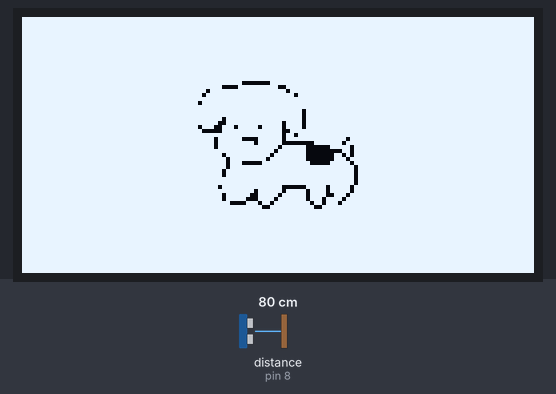
This sketch was run on a simulated Arduino Uno, built with avr-gcc and run on an emulated ATmega328P. On the bench: 128×64 one-colour display. Wiring (inferred from the names in the program): ultrasonic range finder: trigger pin 9; echo pin 8. The inputs (shaded band) are chosen by the test bench; at power-on: distance to the obstacle (sensor on pin 8) 80 cm. The echo pulse lasts 58.3 µs per cm; the display library's start-up logo is not drawn.

Above: at 2.2 s.
At 7.3 s:
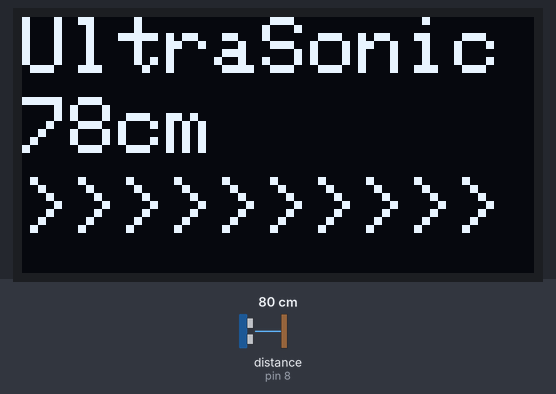
7.4 s: distance to the obstacle (sensor on pin 8) set to 2 cm
At 8.7 s:
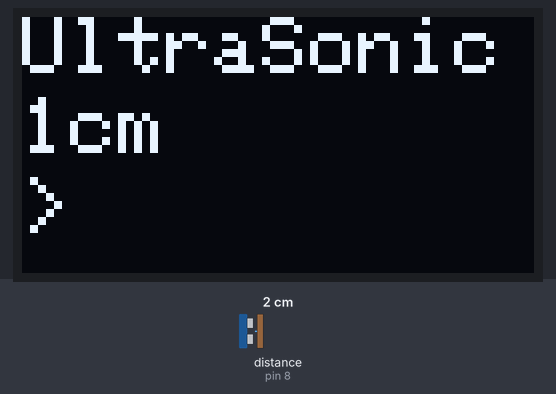
10.0 s: distance to the obstacle (sensor on pin 8) set to 7 cm
At 11.2 s:
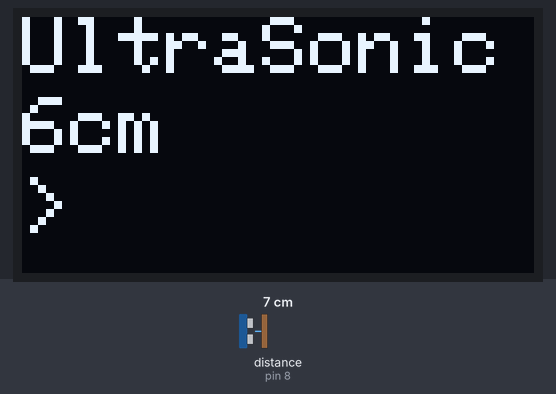
12.6 s: distance to the obstacle (sensor on pin 8) set to 10 cm
At 15.2 s:
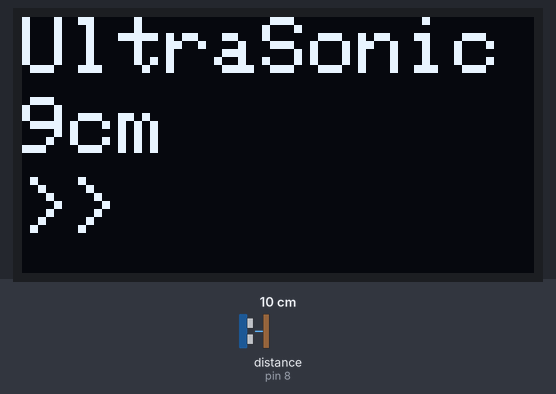
Timing chart, 0 to 16.7 s (numbered marks = the images above; inputs shaded):
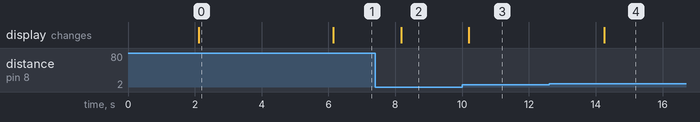

Measured:
- the behaviour switches between 8 and 9 cm on distance to the obstacle (sensor on pin 8) (found by bisection; images 3 and 4)
- after the input at 7.4 s, the display: changes after 0.77 s (image 2)
- after the input at 10.0 s, the display: changes after 0.20 s (image 3)
- after the input at 12.6 s, the display: changes after 1.7 s (image 4)
- what the display in image 0 shows lasts 4.0 s, from 2.1 s to 6.1 s

The sketch:

assignment3_okeunji.ino
```cpp
#include <SPI.h>
#include <Wire.h>
#include <Adafruit_GFX.h>
#include <Adafruit_SSD1306.h>
#define TRIG 9 //TRIG 핀 설정 (초음파 보내는 핀)
#define ECHO 8 //ECHO 핀 설정 (초음파 받는 핀)

#define SCREEN_WIDTH 128 // OLED display width, in pixels
#define SCREEN_HEIGHT 64 // OLED display height, in pixels
#define OLED_RESET     -1 // Reset pin # (or -1 if sharing Arduino reset pin)
#define SCREEN_ADDRESS 0x3C ///< See datasheet for Address; 0x3D for 128x64, 0x3C for 128x32
Adafruit_SSD1306 display(SCREEN_WIDTH, SCREEN_HEIGHT, &Wire, OLED_RESET);


const unsigned char NaN [] PROGMEM = {
	// 'nungnunge011, 128x64px
	0xff, 0xff, 0xff, 0xff, 0xff, 0xff, 0xff, 0xff, 0xff, 0xff, 0xff, 0xff, 0xff, 0xff, 0xff, 0xff,
	0xff, 0xff, 0xff, 0xff, 0xff, 0xff, 0xff, 0xff, 0xff, 0xff, 0xff, 0xff, 0xff, 0xff, 0xff, 0xff,
	0xff, 0xff, 0xff, 0xff, 0xff, 0xff, 0xff, 0xff, 0xff, 0xff, 0xff, 0xff, 0xff, 0xff, 0xff, 0xff,
	0xff, 0xff, 0xff, 0xff, 0xff, 0xff, 0xff, 0xff, 0xff, 0xff, 0xff, 0xff, 0xff, 0xff, 0xff, 0xff,
	0xff, 0xff, 0xff, 0xff, 0xff, 0xff, 0xff, 0xff, 0xff, 0xff, 0xff, 0xff, 0xff, 0xff, 0xff, 0xff,
	0xff, 0xff, 0xff, 0xff, 0xff, 0xff, 0xff, 0xff, 0xff, 0xff, 0xff, 0xff, 0xff, 0xff, 0xff, 0xff,
	0xff, 0xff, 0xff, 0xff, 0xff, 0xff, 0xff, 0xff, 0xff, 0xff, 0xff, 0xff, 0xff, 0xff, 0xff, 0xff,
	0xff, 0xff, 0xff, 0xff, 0xff, 0xff, 0xff, 0xff, 0xff, 0xff, 0xff, 0xff, 0xff, 0xff, 0xff, 0xff,
	0xff, 0xff, 0xff, 0xff, 0xff, 0xff, 0xff, 0xff, 0xff, 0xff, 0xff, 0xff, 0xff, 0xff, 0xff, 0xff,
	0xff, 0xff, 0xff, 0xff, 0xff, 0xff, 0xff, 0xff, 0xff, 0xff, 0xff, 0xff, 0xff, 0xff, 0xff, 0xff,
	0xff, 0xff, 0xff, 0xff, 0xff, 0xff, 0xff, 0xff, 0xff, 0xff, 0xff, 0xff, 0xff, 0xff, 0xff, 0xff,
	0xff, 0xff, 0xff, 0xff, 0xff, 0xff, 0xff, 0xff, 0xff, 0xff, 0xff, 0xff, 0xff, 0xff, 0xff, 0xff,
	0xff, 0xff, 0xff, 0xff, 0xff, 0xff, 0xff, 0xff, 0xff, 0xff, 0xff, 0xff, 0xff, 0xff, 0xff, 0xff,
	0xff, 0xff, 0xff, 0xff, 0xff, 0xff, 0xff, 0xff, 0xff, 0xff, 0xff, 0xff, 0xff, 0xff, 0xff, 0xff,
	0xff, 0xff, 0xff, 0xff, 0xff, 0xff, 0xff, 0xff, 0xff, 0xff, 0xff, 0xff, 0xff, 0xff, 0xff, 0xff,
	0xff, 0xff, 0xff, 0xff, 0xff, 0xff, 0xff, 0xff, 0xff, 0xff, 0xff, 0xff, 0xff, 0xff, 0xff, 0xff,
	0xff, 0xff, 0xff, 0xff, 0xff, 0xff, 0xfe, 0x03, 0xff, 0xff, 0xff, 0xff, 0xff, 0xff, 0xff, 0xff,
	0xff, 0xff, 0xff, 0xff, 0xff, 0xff, 0xc3, 0xff, 0x3f, 0xff, 0xff, 0xff, 0xff, 0xff, 0xff, 0xff,
	0xff, 0xff, 0xff, 0xff, 0xff, 0xfd, 0xff, 0xff, 0xdf, 0xff, 0xff, 0xff, 0xff, 0xff, 0xff, 0xff,
	0xff, 0xff, 0xff, 0xff, 0xff, 0xfb, 0xff, 0xff, 0xf7, 0xff, 0xff, 0xff, 0xff, 0xff, 0xff, 0xff,
	0xff, 0xff, 0xff, 0xff, 0xff, 0xff, 0xff, 0xff, 0xff, 0xff, 0xff, 0xff, 0xff, 0xff, 0xff, 0xff,
	0xff, 0xff, 0xff, 0xff, 0xff, 0xf7, 0xff, 0xff, 0xff, 0xff, 0xff, 0xff, 0xff, 0xff, 0xff, 0xff,
	0xff, 0xff, 0xff, 0xff, 0xff, 0xff, 0xff, 0xff, 0xff, 0xff, 0xff, 0xff, 0xff, 0xff, 0xff, 0xff,
	0xff, 0xff, 0xff, 0xff, 0xff, 0xff, 0xff, 0xff, 0xfd, 0xff, 0xff, 0xff, 0xff, 0xff, 0xff, 0xff,
	0xff, 0xff, 0xff, 0xff, 0xff, 0xff, 0xff, 0xff, 0xfd, 0xff, 0xff, 0xff, 0xff, 0xff, 0xff, 0xff,
	0xff, 0xff, 0xff, 0xff, 0xff, 0xff, 0xdf, 0xff, 0xfd, 0xff, 0xff, 0xff, 0xff, 0xff, 0xff, 0xff,
	0xff, 0xff, 0xff, 0xff, 0xff, 0xff, 0x9f, 0xff, 0xbd, 0xff, 0xff, 0xff, 0xff, 0xff, 0xff, 0xff,
	0xff, 0xff, 0xff, 0xff, 0xff, 0xf7, 0x3b, 0xef, 0xbd, 0xff, 0xff, 0xff, 0xff, 0xff, 0xff, 0xff,
	0xff, 0xff, 0xff, 0xff, 0xff, 0xf8, 0x3f, 0xff, 0x9f, 0xff, 0xff, 0xff, 0xff, 0xff, 0xff, 0xff,
	0xff, 0xff, 0xff, 0xff, 0xff, 0xff, 0xff, 0xff, 0xb7, 0xff, 0xff, 0xff, 0xff, 0xff, 0xff, 0xff,
	0xff, 0xff, 0xff, 0xff, 0xff, 0xff, 0x7e, 0x1f, 0xbf, 0xff, 0xbf, 0xff, 0xff, 0xff, 0xff, 0xff,
	0xff, 0xff, 0xff, 0xff, 0xff, 0xff, 0x7f, 0xdf, 0x80, 0x7f, 0x7f, 0xff, 0xff, 0xff, 0xff, 0xff,
	0xff, 0xff, 0xff, 0xff, 0xff, 0xff, 0x7f, 0xff, 0x7e, 0x07, 0xdf, 0xff, 0xff, 0xff, 0xff, 0xff,
	0xff, 0xff, 0xff, 0xff, 0xff, 0xff, 0xff, 0xfe, 0xfe, 0x00, 0xdf, 0xff, 0xff, 0xff, 0xff, 0xff,
	0xff, 0xff, 0xff, 0xff, 0xff, 0xff, 0xdf, 0xfd, 0xfe, 0x03, 0x5f, 0xff, 0xff, 0xff, 0xff, 0xff,
	0xff, 0xff, 0xff, 0xff, 0xff, 0xff, 0xef, 0xfb, 0xfe, 0x03, 0xbf, 0xff, 0xff, 0xff, 0xff, 0xff,
	0xff, 0xff, 0xff, 0xff, 0xff, 0xff, 0xee, 0x0f, 0xff, 0x07, 0xdf, 0xff, 0xff, 0xff, 0xff, 0xff,
	0xff, 0xff, 0xff, 0xff, 0xff, 0xff, 0xef, 0xff, 0xff, 0xff, 0xef, 0xff, 0xff, 0xff, 0xff, 0xff,
	0xff, 0xff, 0xff, 0xff, 0xff, 0xff, 0xdf, 0xff, 0xff, 0xff, 0xef, 0xff, 0xff, 0xff, 0xff, 0xff,
	0xff, 0xff, 0xff, 0xff, 0xff, 0xff, 0xdf, 0xff, 0xff, 0xff, 0xef, 0xff, 0xff, 0xff, 0xff, 0xff,
	0xff, 0xff, 0xff, 0xff, 0xff, 0xff, 0xff, 0xff, 0xff, 0xff, 0xef, 0xff, 0xff, 0xff, 0xff, 0xff,
	0xff, 0xff, 0xff, 0xff, 0xff, 0xff, 0xff, 0xff, 0xff, 0xff, 0xef, 0xff, 0xff, 0xff, 0xff, 0xff,
	0xff, 0xff, 0xff, 0xff, 0xff, 0xff, 0xbf, 0xff, 0x81, 0xf7, 0xdf, 0xff, 0xff, 0xff, 0xff, 0xff,
	0xff, 0xff, 0xff, 0xff, 0xff, 0xff, 0xff, 0xdf, 0xbe, 0xf7, 0xdf, 0xff, 0xff, 0xff, 0xff, 0xff,
	0xff, 0xff, 0xff, 0xff, 0xff, 0xff, 0xdf, 0x9f, 0x7e, 0xf3, 0xbf, 0xff, 0xff, 0xff, 0xff, 0xff,
	0xff, 0xff, 0xff, 0xff, 0xff, 0xff, 0xdf, 0x1e, 0xfe, 0xef, 0x7f, 0xff, 0xff, 0xff, 0xff, 0xff,
	0xff, 0xff, 0xff, 0xff, 0xff, 0xff, 0xf0, 0xed, 0xff, 0x6e, 0xff, 0xff, 0xff, 0xff, 0xff, 0xff,
	0xff, 0xff, 0xff, 0xff, 0xff, 0xff, 0xff, 0xf3, 0xff, 0x9f, 0xff, 0xff, 0xff, 0xff, 0xff, 0xff,
	0xff, 0xff, 0xff, 0xff, 0xff, 0xff, 0xff, 0xff, 0xff, 0xff, 0xff, 0xff, 0xff, 0xff, 0xff, 0xff,
	0xff, 0xff, 0xff, 0xff, 0xff, 0xff, 0xff, 0xff, 0xff, 0xff, 0xff, 0xff, 0xff, 0xff, 0xff, 0xff,
	0xff, 0xff, 0xff, 0xff, 0xff, 0xff, 0xff, 0xff, 0xff, 0xff, 0xff, 0xff, 0xff, 0xff, 0xff, 0xff,
	0xff, 0xff, 0xff, 0xff, 0xff, 0xff, 0xff, 0xff, 0xff, 0xff, 0xff, 0xff, 0xff, 0xff, 0xff, 0xff,
	0xff, 0xff, 0xff, 0xff, 0xff, 0xff, 0xff, 0xff, 0xff, 0xff, 0xff, 0xff, 0xff, 0xff, 0xff, 0xff,
	0xff, 0xff, 0xff, 0xff, 0xff, 0xff, 0xff, 0xff, 0xff, 0xff, 0xff, 0xff, 0xff, 0xff, 0xff, 0xff,
	0xff, 0xff, 0xff, 0xff, 0xff, 0xff, 0xff, 0xff, 0xff, 0xff, 0xff, 0xff, 0xff, 0xff, 0xff, 0xff,
	0xff, 0xff, 0xff, 0xff, 0xff, 0xff, 0xff, 0xff, 0xff, 0xff, 0xff, 0xff, 0xff, 0xff, 0xff, 0xff,
	0xff, 0xff, 0xff, 0xff, 0xff, 0xff, 0xff, 0xff, 0xff, 0xff, 0xff, 0xff, 0xff, 0xff, 0xff, 0xff,
	0xff, 0xff, 0xff, 0xff, 0xff, 0xff, 0xff, 0xff, 0xff, 0xff, 0xff, 0xff, 0xff, 0xff, 0xff, 0xff,
	0xff, 0xff, 0xff, 0xff, 0xff, 0xff, 0xff, 0xff, 0xff, 0xff, 0xff, 0xff, 0xff, 0xff, 0xff, 0xff,
	0xff, 0xff, 0xff, 0xff, 0xff, 0xff, 0xff, 0xff, 0xff, 0xff, 0xff, 0xff, 0xff, 0xff, 0xff, 0xff,
	0xff, 0xff, 0xff, 0xff, 0xff, 0xff, 0xff, 0xff, 0xff, 0xff, 0xff, 0xff, 0xff, 0xff, 0xff, 0xff,
	0xff, 0xff, 0xff, 0xff, 0xff, 0xff, 0xff, 0xff, 0xff, 0xff, 0xff, 0xff, 0xff, 0xff, 0xff, 0xff,
	0xff, 0xff, 0xff, 0xff, 0xff, 0xff, 0xff, 0xff, 0xff, 0xff, 0xff, 0xff, 0xff, 0xff, 0xff, 0xff,
	0xff, 0xff, 0xff, 0xff, 0xff, 0xff, 0xff, 0xff, 0xff, 0xff, 0xff, 0xff, 0xff, 0xff, 0xff, 0xff
};


void setup() {
  Serial.begin(9600);

  // SSD1306_SWITCHCAPVCC = generate display voltage from 3.3V internally
  if(!display.begin(SSD1306_SWITCHCAPVCC, SCREEN_ADDRESS)) {
    Serial.println(F("SSD1306 allocation failed"));
    for(;;); // Don't proceed, loop forever
  }

  display.display();
  delay(2000); // Pause for 2 seconds

  display.clearDisplay();
  display.drawBitmap(0, 0,  NaN, 128, 64, WHITE);
  display.display();
  delay(4000);

  pinMode(TRIG, OUTPUT);
  pinMode(ECHO, INPUT);
}

void loop() {
  long duration, distance;
  digitalWrite(TRIG, LOW);
  delayMicroseconds(2);
  digitalWrite(TRIG, HIGH);
  delayMicroseconds(10);
  digitalWrite(TRIG, LOW);

  duration = pulseIn (ECHO, HIGH);
  distance = duration * 17 / 1000;
  display.clearDisplay();

  display.setTextSize(2);             // Normal 1:1 pixel scale
  display.setTextColor(SSD1306_WHITE);        // Draw white text
  display.setCursor(0,0);             // Start at top-left corner
  display.println(F("UltraSonic"));
  display.setCursor(0,20);
  display.print(distance);
  display.println(F("cm"));

 display.setCursor(0,40);
  if (distance < 8){
    display.print(">");
  }
  else if (distance >= 8 && distance < 15){
    display.print(">>");
  }
  else if (distance >= 15 && distance < 30){
    display.print(">>>>");
  }
  else if (distance >= 30 && distance < 50){
    display.print(">>>>>>>>");
  }
  else display.print(">>>>>>>>>>");
  display.display();
  delay(2000);


}
```
